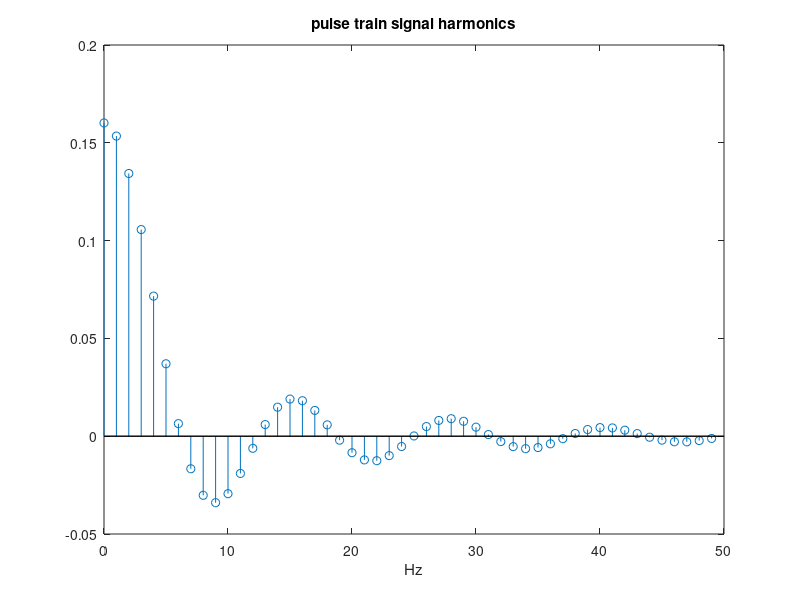

Here is the MATLAB script that generated this plot:
%Fourier Transform of pulse train signal
fy=1; %signal frequency in Hz
wy=2*pi*fy; %signal frequency in rad/s
Ty=1/fy; %signal period in seconds
N=256; W=20;
fs=N*fy; %sampling frequency in Hz
y1=zeros(256,1); y1(1:W)=1; y1((256-W):256)=1; %signal period
fou=fft(y1,fs); %Fourier Transform (set of complex numbers)
hmag=real(fou); ah=hmag/N; %get set of harmonic amplitudes
stem(0:49,ah(1:50)); hold on; %plot of first 50 harmonics
plot([0 50],[0 0],'k');
xlabel('Hz'); title('pulse train signal harmonics');